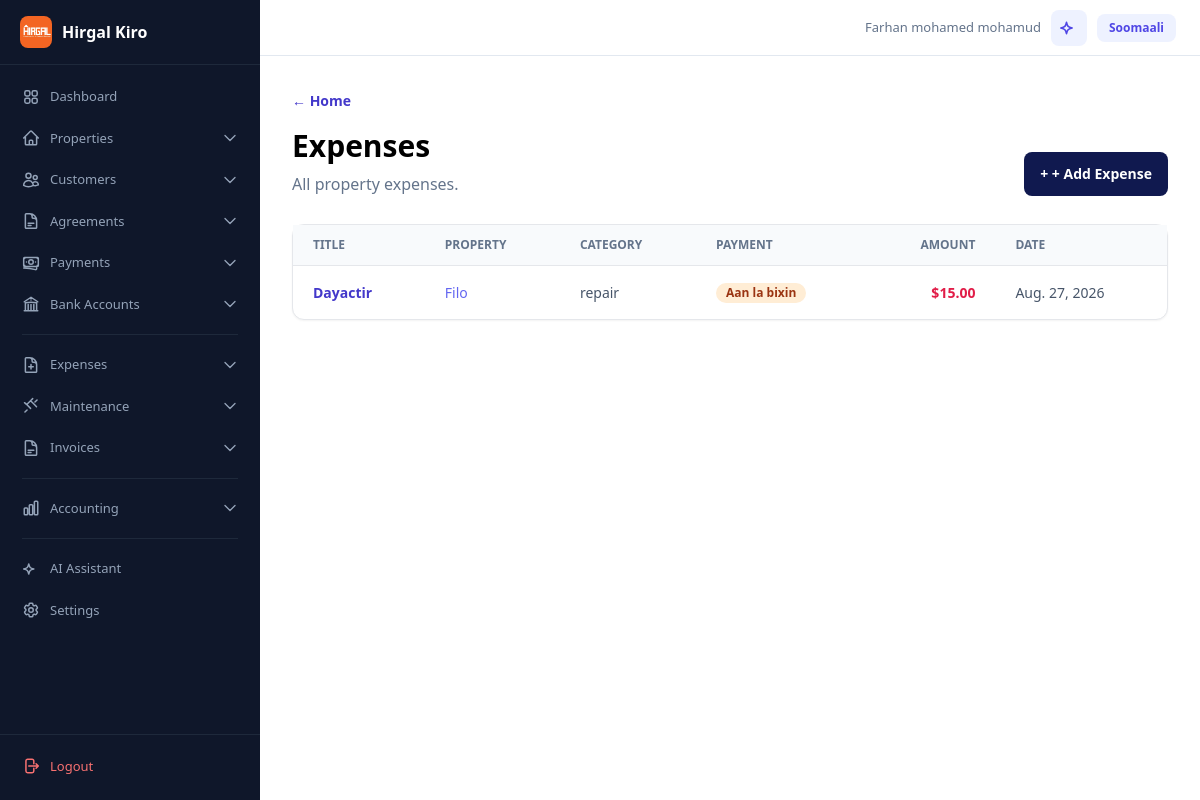
The page /kharashka/ (signed in) on the database as committed earlier.
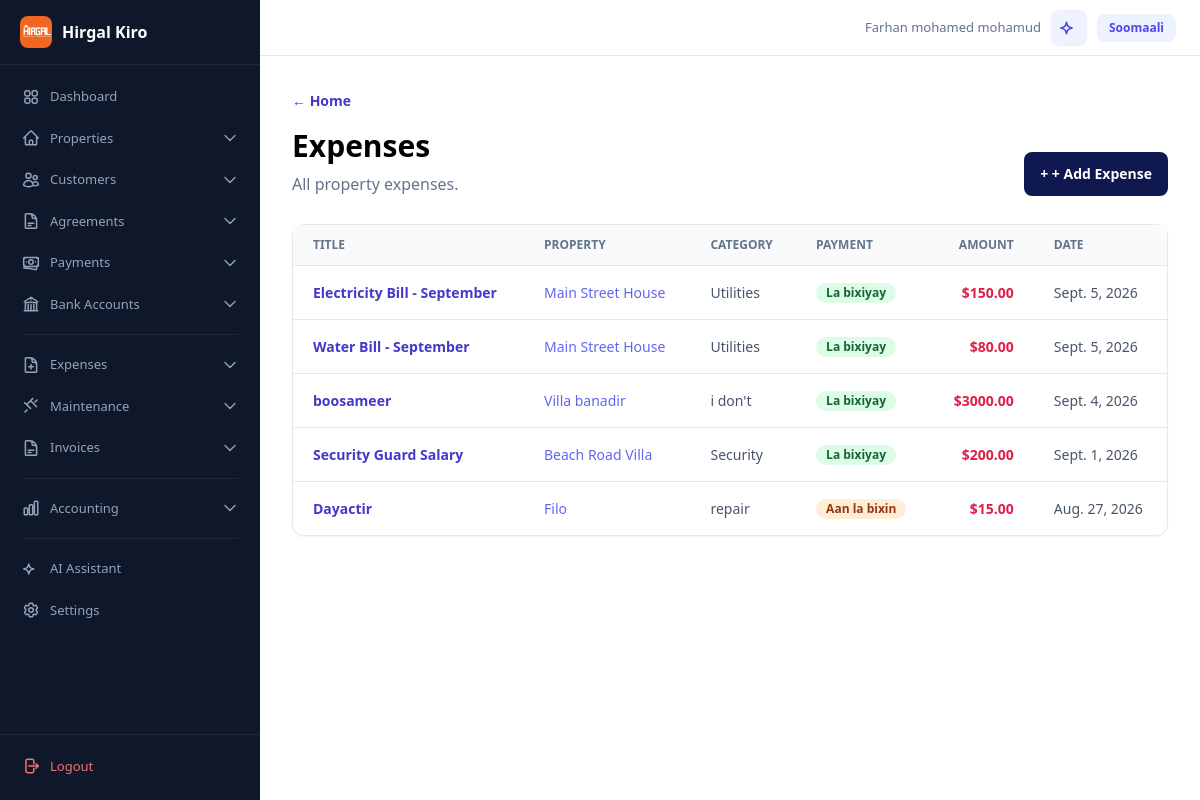
The same page on the database as committed later.
### finance/models.py (models this page shows, shortened)
class GeneralExpense(models.Model):
    PAYMENT_STATUSES = [("unpaid", "Aan la bixin"), ("paid", "La bixiyay")]
    property = models.ForeignKey(Property, on_delete=models.CASCADE, related_name="general_expenses")
    title = models.CharField(max_length=150)
    category = models.CharField(max_length=50)
    amount = models.DecimalField(max_digits=10, decimal_places=2)
    expense_account = models.ForeignKey("accounting.Account", on_delete=models.SET_NULL, null=True, blank=True, related_name="general_expenses", limit_choices_to={"category": "expense"})
    bank_account = models.ForeignKey(BankAccount, on_delete=models.SET_NULL, null=True, blank=True, related_name="general_expenses")
    payment_status = models.CharField(max_length=10, choices=PAYMENT_STATUSES, default="unpaid")
    journal_entry = models.OneToOneField("accounting.JournalEntry", on_delete=models.SET_NULL, null=True, blank=True, related_name="general_expense_source")
    expense_date = models.DateField()
    notes = models.TextField(blank=True)

### properties/models.py (models this page shows, shortened)
class Property(models.Model):
    PROPERTY_TYPES = [("home", "Guri"), ("apartment", "Apartment"), ("commercial", "Ganacsi"), ("mixed", "Isku-dhafan")]
    RESIDENTIAL_STRUCTURES = [("villa", "Filo"), ("multi_floor", "Guri dabaq")]
    owner = models.ForeignKey(settings.AUTH_USER_MODEL, on_delete=models.CASCADE, related_name="properties")
    name = models.CharField("Magaca hantida", max_length=150)
    property_type = models.CharField(max_length=20, choices=PROPERTY_TYPES, default="home")
    residential_structure = models.CharField(max_length=20, choices=RESIDENTIAL_STRUCTURES, default="villa")
    location = models.CharField(max_length=200)
    total_rentable_spaces = models.PositiveIntegerField(default=1)
    cover_image = models.ImageField(upload_to="property_covers/", null=True, blank=True)
    description = models.TextField(blank=True)
    created_at = models.DateTimeField(auto_now_add=True)
    updated_at = models.DateTimeField(auto_now=True)

### web/views.py (the view)
# urls.py: path("kharashka/", GeneralExpenseListView.as_view(), name="web-expense-list"),
class GeneralExpenseListView(HomeView):
    template_name = "web/expense_list.html"
    def get_context_data(self, **kwargs):
        context = super().get_context_data(**kwargs)
        context["expenses"] = GeneralExpense.objects.filter(
            property__owner=self.request.user.get_data_owner()
        ).select_related("property", "expense_account").order_by("-expense_date")
        return context

### accounts/models.py (called while the page is built)
    def get_data_owner(self):
        return self.managed_account if self.managed_account_id else self

### web/context_processors.py (called while the page is built)
def language_context(request):
    lang = request.GET.get("lang") or request.session.get("language", "en")
    if lang not in ("en", "so"):
        lang = "en"
    request.session["language"] = lang
    return {"current_language": lang}

### web/templatetags/i18n_tags.py (called while the page is built)
@register.simple_tag(takes_context=True)
def t(context, key):
    lang = context.get("current_language", "en")
    return get_translation(lang, key)

@register.simple_tag(takes_context=True)
def other_lang(context):
    current = context.get("current_language", "en")
    return "so" if current == "en" else "en"

@register.simple_tag(takes_context=True)
def other_lang_name(context):
    current = context.get("current_language", "en")
    return "Soomaali" if current == "en" else "English"

### web/translations.py (called while the page is built)
def get_translation(lang, key):
    if lang not in TRANSLATIONS:
        lang = "en"
    return TRANSLATIONS[lang].get(key, TRANSLATIONS["en"].get(key, key))

### templates/web/expense_list.html (shortened to what this page needs)
{% extends "base.html" %}
{% load i18n_tags %}
{% block content %}
<section class="mb-7 flex items-end justify-between">
  <div>
    <a class="text-sm font-semibold text-indigo-700" href="{% url 'home' %}">← {% t 'home' %}</a>
    <h1 class="mt-4 text-3xl font-bold">{% t 'expenses' %}</h1>
    <p class="mt-2 text-slate-500">All property expenses.</p>
  </div>
  <a class="rounded-lg bg-ink px-4 py-3 text-sm font-bold text-white" href="{% url 'web-expense-create' %}">+ {% t 'add_expense' %}</a>
</section>
{% if expenses %}
<section class="rounded-xl border bg-white shadow-sm">
  <div class="overflow-x-auto">
    <table class="w-full text-left text-sm">
      <thead class="border-b bg-slate-50 text-xs font-semibold uppercase text-slate-500">
        <tr>
          <th class="px-5 py-3">Title</th>
          <th class="px-5 py-3">Property</th>
          <th class="px-5 py-3">Category</th>
          <th class="px-5 py-3">Payment</th>
          <th class="px-5 py-3 text-right">Amount</th>
          <th class="px-5 py-3">Date</th>
        </tr>
      </thead>
      <tbody class="divide-y">
        {% for expense in expenses %}
        <tr class="hover:bg-slate-50">
          <td class="px-5 py-4 font-semibold text-ink">
            <a href="{% url 'web-expense-detail' expense.pk %}" class="text-indigo-700 hover:underline">{{ expense.title }}</a>
          </td>
          <td class="px-5 py-4">
            <a href="{% url 'web-property-detail' expense.property.pk %}" class="text-indigo-500 hover:underline">{{ expense.property.name }}</a>
          </td>
          <td class="px-5 py-4 text-slate-600">{{ expense.category }}</td>
          <td class="px-5 py-4">
            {% if expense.payment_status == 'paid' %}
              <span class="inline-flex items-center rounded-full bg-green-100 px-2.5 py-0.5 text-xs font-semibold text-green-800">La bixiyay</span>
            {% else %}
              <span class="inline-flex items-center rounded-full bg-orange-100 px-2.5 py-0.5 text-xs font-semibold text-orange-800">Aan la bixin</span>
            {% endif %}
          </td>
          <td class="px-5 py-4 text-right font-semibold text-rose-600">${{ expense.amount }}</td>
          <td class="px-5 py-4 text-slate-600">{{ expense.expense_date }}</td>
        </tr>
        {% endfor %}
      </tbody>
    </table>
  </div>
</section>
{% else %}
<div class="rounded-xl border border-dashed bg-white p-10 text-center">
  <p class="font-semibold text-slate-700">No expenses yet.</p>
  <p class="mt-2 text-sm text-slate-500">Record an expense for your property.</p>
</div>
{% endif %}
{% endblock %}

Rows that differ between the two databases and show on the page:
added GeneralExpense: title "Electricity Bill - September", property.name "Main Street House", category "Utilities", payment_status "La bixiyay", amount "150.00", expense_date "Sept. 5, 2026"
added GeneralExpense: title "Water Bill - September", property.name "Main Street House", category "Utilities", payment_status "La bixiyay", amount "80.00", expense_date "Sept. 5, 2026"
added GeneralExpense: title "boosameer", property.name "Villa banadir", category "i don't", payment_status "La bixiyay", amount "3000.00", expense_date "Sept. 4, 2026"
added GeneralExpense: title "Security Guard Salary", property.name "Beach Road Villa", category "Security", payment_status "La bixiyay", amount "200.00", expense_date "Sept. 1, 2026"
